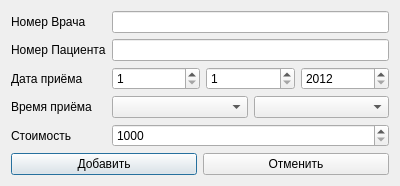
<?xml version="1.0" encoding="UTF-8"?>
<ui version="4.0">
 <class>AddAppointmentDialog</class>
 <widget class="QDialog" name="AddAppointmentDialog">
  <property name="geometry">
   <rect>
    <x>0</x>
    <y>0</y>
    <width>400</width>
    <height>180</height>
   </rect>
  </property>
  <property name="windowTitle">
   <string>Записи - Добавление</string>
  </property>
  <layout class="QVBoxLayout" name="verticalLayout_2">
   <item>
    <layout class="QGridLayout" name="gridLayoutDataForm">
     <item row="4" column="0">
      <widget class="QLabel" name="labelTime">
       <property name="text">
        <string>Время приёма</string>
       </property>
      </widget>
     </item>
     <item row="5" column="0">
      <widget class="QLabel" name="labelCost">
       <property name="text">
        <string>Стоимость</string>
       </property>
      </widget>
     </item>
     <item row="1" column="0">
      <widget class="QLabel" name="labelPatientPhone">
       <property name="text">
        <string>Номер Пациента</string>
       </property>
      </widget>
     </item>
     <item row="5" column="2">
      <widget class="QSpinBox" name="spinBoxCost">
       <property name="minimum">
        <number>1000</number>
       </property>
       <property name="maximum">
        <number>5000</number>
       </property>
      </widget>
     </item>
     <item row="3" column="0">
      <widget class="QLabel" name="labelDate">
       <property name="text">
        <string>Дата приёма</string>
       </property>
      </widget>
     </item>
     <item row="3" column="2">
      <layout class="QHBoxLayout" name="horizontalLayoutDate">
       <item>
        <widget class="QSpinBox" name="spinBoxDateDay">
         <property name="minimum">
          <number>1</number>
         </property>
         <property name="maximum">
          <number>31</number>
         </property>
        </widget>
       </item>
       <item>
        <widget class="QSpinBox" name="spinBoxDateMonth">
         <property name="minimum">
          <number>1</number>
         </property>
         <property name="maximum">
          <number>12</number>
         </property>
        </widget>
       </item>
       <item>
        <widget class="QSpinBox" name="spinBoxDateYear">
         <property name="minimum">
          <number>2012</number>
         </property>
         <property name="maximum">
          <number>2023</number>
         </property>
        </widget>
       </item>
      </layout>
     </item>
     <item row="4" column="2">
      <layout class="QHBoxLayout" name="horizontalLayoutTime">
       <item>
        <widget class="QComboBox" name="comboBoxTimeHour"/>
       </item>
       <item>
        <widget class="QComboBox" name="comboBoxTimeMinute"/>
       </item>
      </layout>
     </item>
     <item row="1" column="2">
      <widget class="QLineEdit" name="lineEditPatientPhone"/>
     </item>
     <item row="0" column="0">
      <widget class="QLabel" name="labelDoctorPhone">
       <property name="text">
        <string>Номер Врача</string>
       </property>
      </widget>
     </item>
     <item row="0" column="2">
      <widget class="QLineEdit" name="lineEditDoctorPhone"/>
     </item>
    </layout>
   </item>
   <item>
    <layout class="QHBoxLayout" name="horizontalLayoutAction">
     <item>
      <widget class="QPushButton" name="pushButtonAdd">
       <property name="text">
        <string>Добавить</string>
       </property>
      </widget>
     </item>
     <item>
      <widget class="QPushButton" name="pushButtonCancel">
       <property name="text">
        <string>Отменить</string>
       </property>
      </widget>
     </item>
    </layout>
   </item>
  </layout>
 </widget>
 <resources/>
 <connections/>
</ui>
